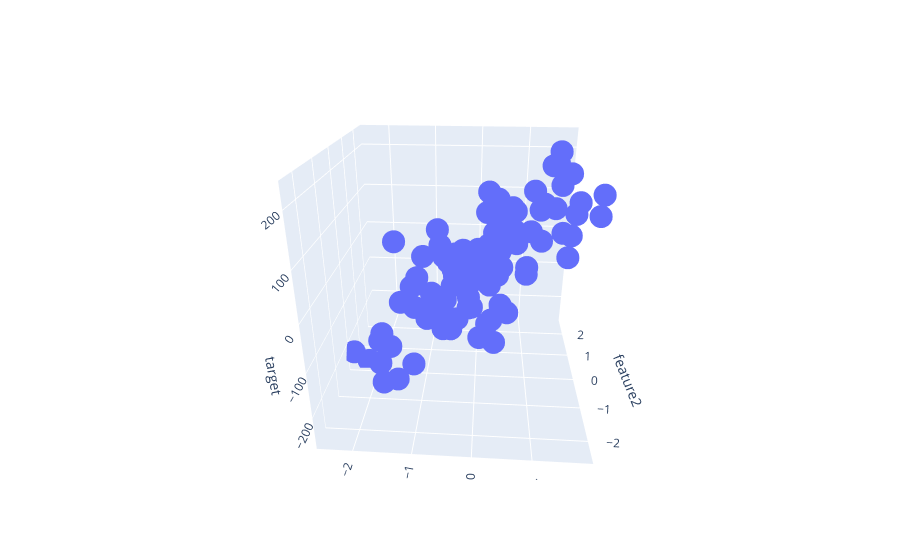

Write notebook code for a chart like this one.
### Code cell
fig=px.scatter_3d(df,x='feature1',y='feature2',z='target')
fig.show()
